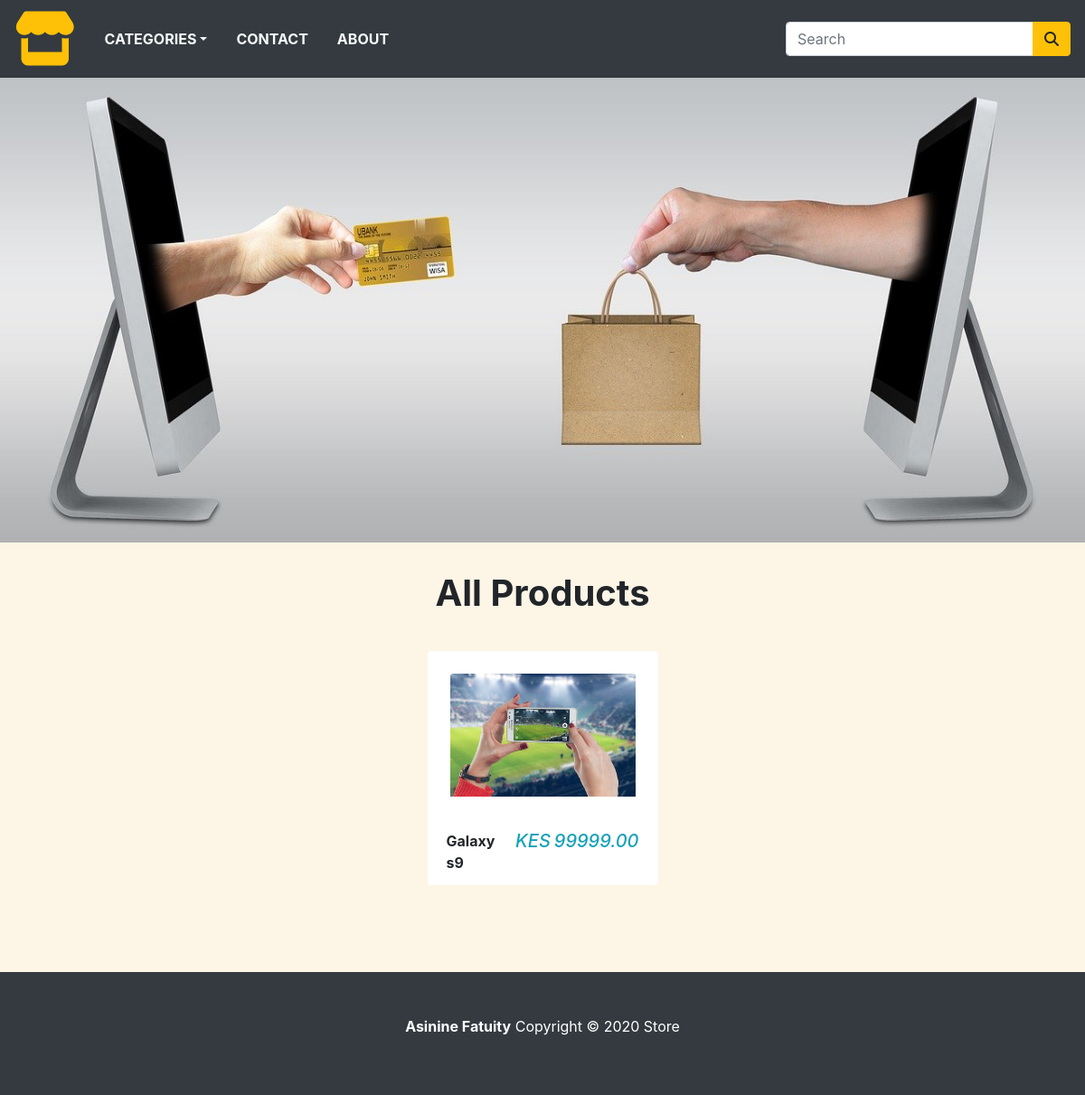
The app's page /store/category/samsung with its own data.
### store/models.py (models this page shows, shortened)
class Product(models.Model):
     name = models.CharField(max_length=250, unique=True)
     slug = models.SlugField(max_length=250, unique=True )
     description = models.TextField(blank=True)
     category = models.ForeignKey(Category, on_delete =models.CASCADE)
     price = models.DecimalField(max_digits=10, decimal_places=2)
     image = models.ImageField(upload_to='product', blank=True)
     stock = models.IntegerField()
     available = models.BooleanField(default=True)
     created = models.DateTimeField(auto_now_add=True)
     updated = models.DateTimeField(auto_now=True)
     class Meta:
        ordering = ('name',)
        verbose_name = 'product'
        verbose_name_plural = 'products'
     def get_url(self):
        return reverse('product_detail', args = [self.category.slug, self.slug])

### store/views.py (the view)
# urls.py: path('category/<slug:category_slug>',store_views.homePage, name ='products_by_category'),
def homePage(request, category_slug=None):
    category_page = None
    products =None
    if category_slug !=None:
        category_page = get_object_or_404(Category, slug = category_slug)
        products = Product.objects.filter(category= category_page, available=True)
    else:
        products = Product.objects.all().filter(available=True)
    return render(request,'home.html',{'category': category_page, 'products': products})

### store/context_processors.py (called while the page is built)
def counter(request):
    item_count = 0
    if 'admin' in request.path:
        return {}
    else:
        try:
            cart = Cart.objects.filter(cart_id=_cart_id(request))#get Cart object
            cart_items = CartItem.objects.all().filter(cart=cart[:1])#get corresponding
            for cart_item in cart_items:
                item_count += cart_item.quantity
        except Cart.DoesNotExist: #no cart item in the current session
            item_count=0
    return dict(item_count=item_count)

def menu_links(request):
    links = Category.objects.all()
    return dict (links = links)

### store/models.py (called while the page is built)
    def get_url(self):
        return reverse('products_by_category', args = [self.slug])

### store/views.py (called while the page is built)
def _cart_id(request):
    cart = request.session.session_key #persists cart while user browses
    if not cart:
        cart = request.session.create()
    return cart

### store/templates/home.html (shortened to what this page needs)
{% extends 'base.html' %}
{% load static %}
{% block content %}
<div class="container-fluid">
   <div class="row">
    <img style="width:100%" src="{% static 'img/ecohome.jpg' %}" alt="">
   </div>
</div>
<div class="py-4">
    <div class="container">
        <div class="row">
            <div class="col-10 mx-auto my-2 text-center">
                <h1 class="text-capitalize font-weight-bold">
                    All Products
                </h1>
            </div>
        </div>
    </div>
</div>
 <div class="container">
     <div class="row">
     {% for product in products %}
     <div class="col-9 mx-auto col-md-6 col-lg-3">
         <div class="card mb-5" style="border-color: transparent;">
             <div class="p-4">
                 <a href="{{product.get_url}}">
                     <img src="{{product.image.url}}"class="card-img-top" alt="{{product.name}}">
                </a>
             </div>
           <div class="card-footer d-flex justify-content-between"
           style="background: transparent; border-color: transparent; ">
             <p class="font-weight-bold mb-0">
               {{product.name}}
             </p>
             <h5 class="text-info font-italic mb-0">
                <span class="mr-1">KES</span>{{product.price}}
            </h5>
           </div>
         </div>
     </div>
     {% endfor %}
     </div>
 </div>
{% endblock %}

### store/static/css/base.css (style rules this page uses)
body { background-color: oldlace; }

### records on screen
Product: image (picture), name "Galaxy s9", price "99999.00"
